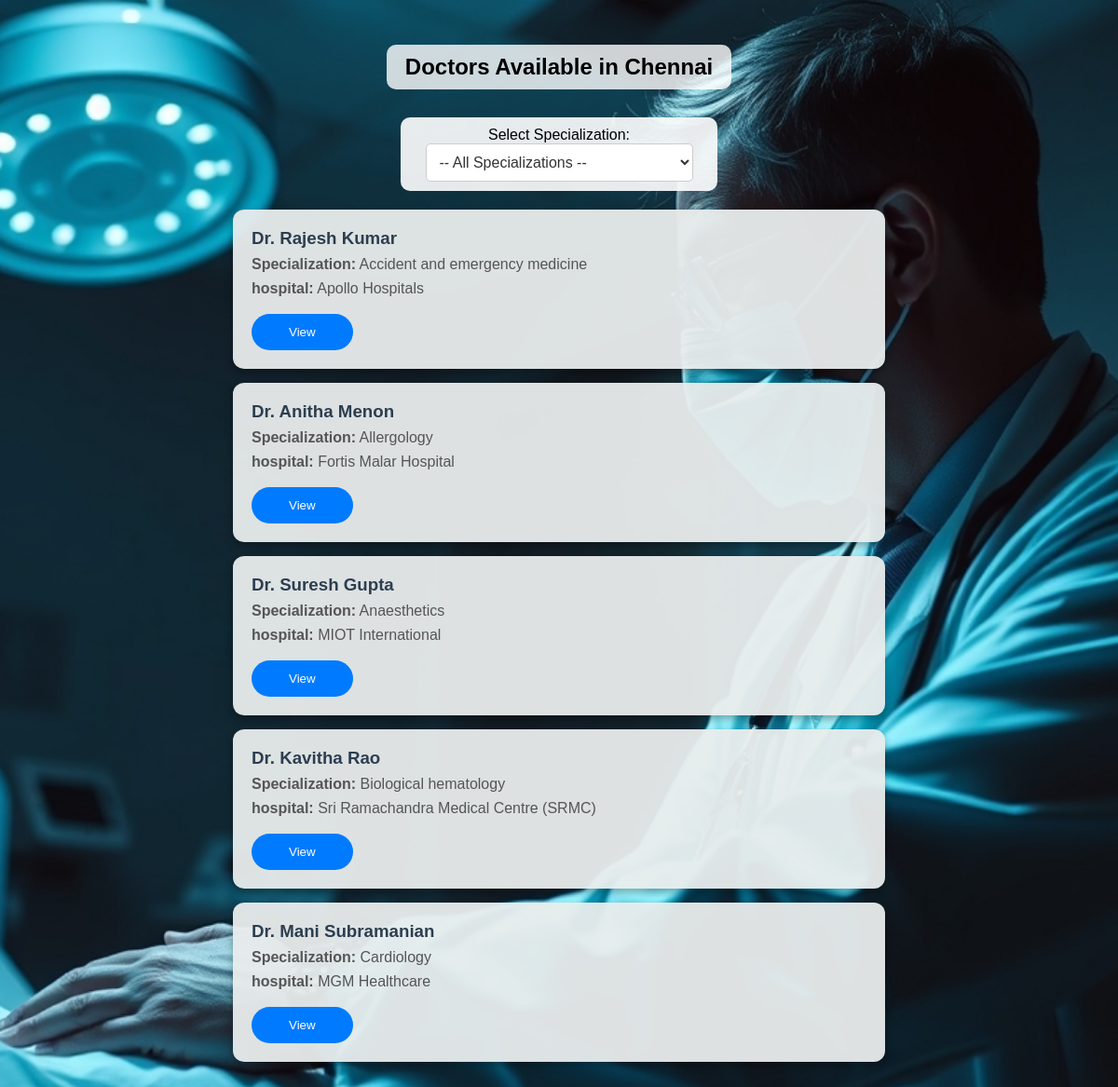
The app's page /edoc-doctor-appointment-system-main/doctor/location.php?location=Chennai with its own data.
### tables this page shows
CREATE TABLE `doctor` (
  `docid` int(11) NOT NULL,
  `docemail` varchar(255) DEFAULT NULL,
  `docname` varchar(255) DEFAULT NULL,
  `docpassword` varchar(255) DEFAULT NULL,
  `docnic` varchar(15) DEFAULT NULL,
  `doctel` varchar(15) DEFAULT NULL,
  `specialties` int(50) DEFAULT NULL,
  `location` varchar(50) NOT NULL,
  `specialization` varchar(50) NOT NULL,
  `hospital` varchar(50) NOT NULL
);

### edoc-doctor-appointment-system-main/doctor/location.php (the view, shortened to what this page needs)
<?php
$servername = "localhost";
$username = "root";
$password = "";
$dbname = "edoc";
$conn = new mysqli($servername, $username, $password, $dbname);
$city = isset($_GET['location']) ? $_GET['location'] : '';
$sql = "SELECT * FROM doctor WHERE location = ?";
$stmt = $conn->prepare($sql);
$stmt->bind_param("s", $city);
$stmt->execute();
$result = $stmt->get_result();
$doctors = [];
while ($row = $result->fetch_assoc()) {
    $doctors[] = $row;
}
?>
<!DOCTYPE html>
<html lang="en">
<head>
</head>
<body>
    <h2>Doctors Available in <?php echo htmlspecialchars($city); ?></h2>
    <div class="specialization-container">
        <label for="specializationSelect">Select Specialization:</label>
        <select id="specializationSelect" onchange="filterDoctors()">
            <option value="">-- All Specializations --</option>
        </select>
    </div>
    <div id="doctorList" class="doctor-list">
        <?php if (count($doctors) > 0): ?>
            <?php foreach ($doctors as $doctor): ?>
                <div class="doctor-card" data-specialization="<?php echo htmlspecialchars($doctor['specialization']); ?>">
                    <h3><?php echo htmlspecialchars($doctor['docname']); ?></h3>
                    <p><strong>Specialization:</strong> <?php echo htmlspecialchars($doctor['specialization']); ?></p>
                    <p><strong>hospital:</strong> <?php echo htmlspecialchars($doctor['hospital']); ?></p>
                    <a href="patient.php?id=<?php echo $doctor['docid'];  ?>" class="non-style-link">
                        <button class="btn-primary-soft btn button-icon btn-view" style="padding: 12px 40px; margin-top: 10px;">View</button>
                    </a>
                </div>
            <?php endforeach; ?>
        <?php else: ?>
            <p>No doctors available in this city.</p>
        <?php endif; ?>
    </div>
</body>
</html>

### edoc-doctor-appointment-system-main/doctor/location.php (style rules this page uses)
body { font-family: Arial, sans-serif; text-align: center; background: url("../images/img14.jpg") no-repeat center center fixed; background-size: cover; padding: 20px; }
h2 { display: inline-block; padding: 10px 20px; border-radius: 10px; background: rgba(255, 255, 255, 0.8); margin-bottom: 20px; }
.specialization-container { padding: 10px 20px; border-radius: 10px; background: rgba(255, 255, 255, 0.9); width: 300px; margin: 10px auto; }
select { padding: 10px; font-size: 1rem; border-radius: 5px; background: #fff; color: #333; border: 1px solid #ccc; cursor: pointer; }
.doctor-list { max-width: 700px; margin: 20px auto; text-align: left; }
.doctor-card { background: rgba(233, 236, 237, 0.95); padding: 20px; margin-bottom: 15px; border-radius: 12px; box-shadow: 0 4px 8px rgba(0,0,0,0.3); transition: transform 0.3s ease, box-shadow 0.3s ease; }
.doctor-card h3 { margin: 0; color: #2c3e50; }
.doctor-card p { margin: 8px 0; color: #555; }
button { padding: 10px 15px; background: #007BFF; color: #fff; border: none; border-radius: 50px; cursor: pointer; transition: background 0.3s; }

### records on screen
doctor: docname "Dr. Rajesh Kumar", specialization "Accident and emergency medicine", hospital "Apollo Hospitals"
doctor: docname "Dr. Anitha Menon", specialization "Allergology", hospital "Fortis Malar Hospital"
doctor: docname "Dr. Suresh Gupta", specialization "Anaesthetics", hospital "MIOT International"
doctor: docname "Dr. Kavitha Rao", specialization "Biological hematology", hospital "Sri Ramachandra Medical Centre (SRMC)"
doctor: docname "Dr. Mani Subramanian", specialization "Cardiology", hospital "MGM Healthcare"

### other values on screen
$city "Chennai"
